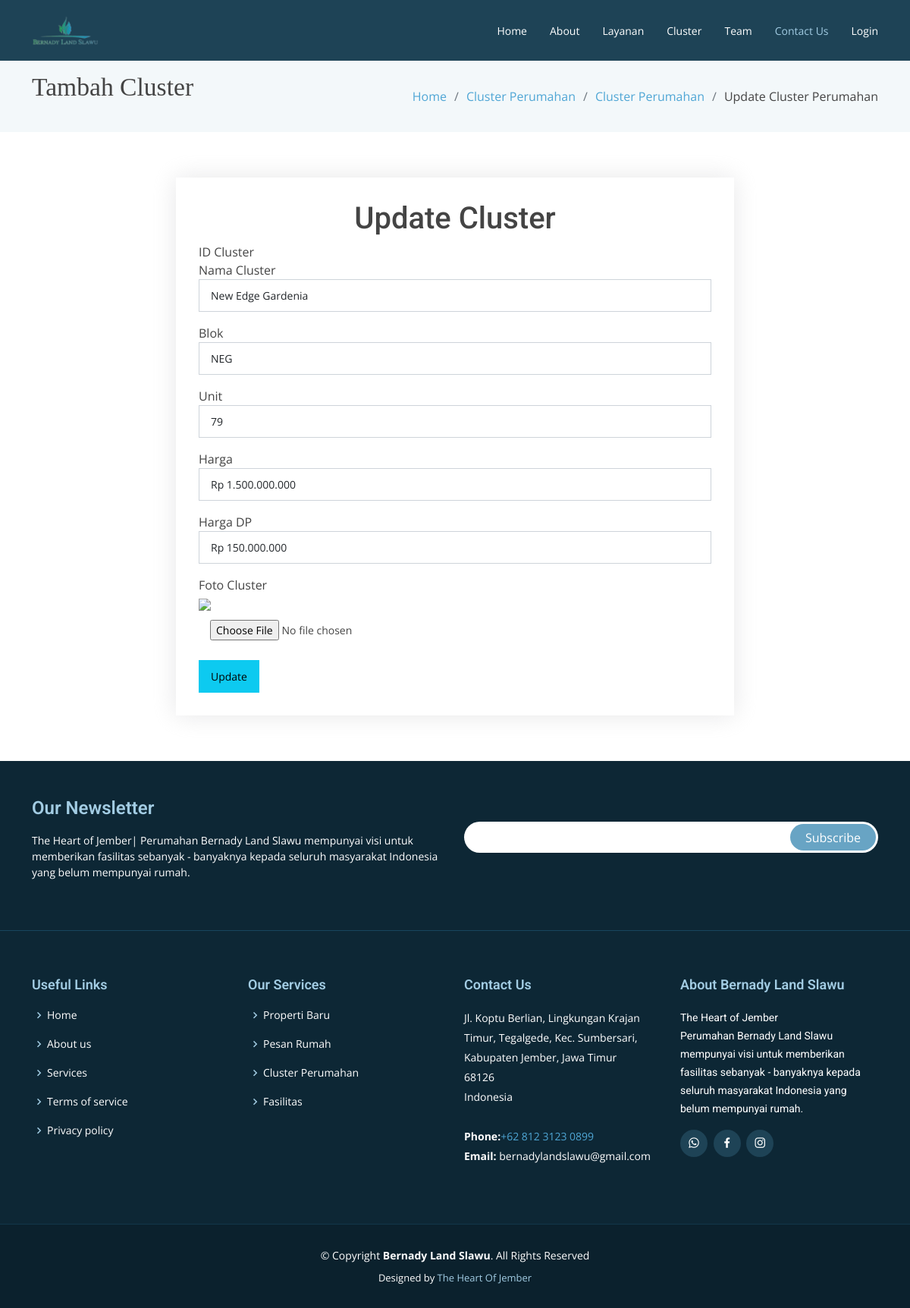
Before: /form-edit-cluster.php?id=37 with the older database file.
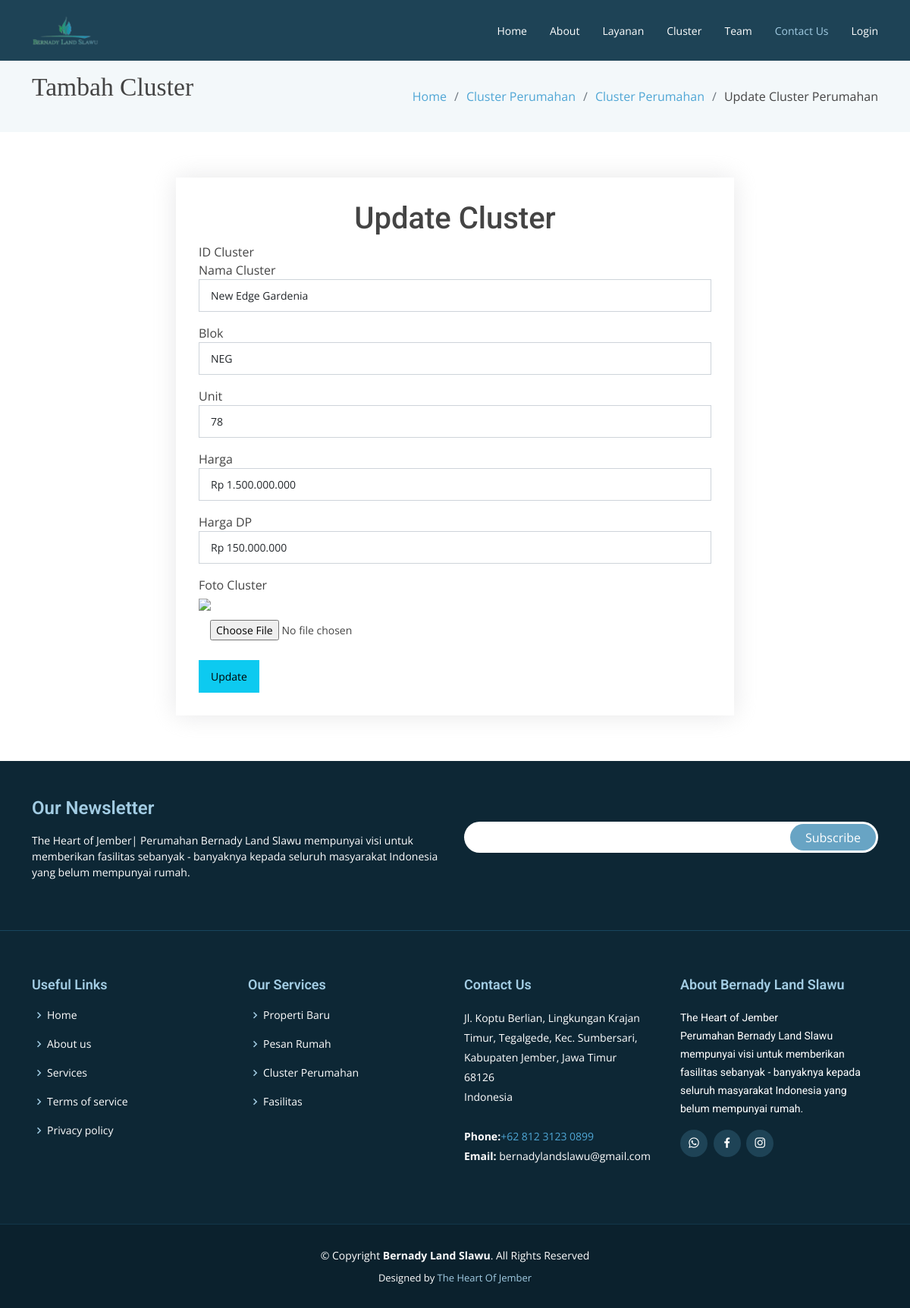
After: the same page with the newer database file.
### tables this page shows
CREATE TABLE `cluster` (
  `id_cluster` int(11) NOT NULL,
  `foto_cluster` varchar(100) NOT NULL,
  `nama_cluster` varchar(100) NOT NULL,
  `blok` varchar(100) NOT NULL,
  `jumlah_unit` int(100) NOT NULL,
  `harga` varchar(100) NOT NULL,
  `harga_dp` varchar(100) NOT NULL,
  `filter` varchar(11) NOT NULL,
  `jenis_cluster` varchar(50) NOT NULL
);

### form-edit-cluster.php (the view, shortened to what the changed rows need)
<?php
require ('koneksi.php');
$clusterId = $_GET['id'];
$query = "SELECT * FROM cluster WHERE id_cluster='$clusterId'";
$result = mysqli_query($koneksi, $query);
while ($row =mysqli_fetch_array($result)){
  $nama_cluster = $row['nama_cluster'];
  $blok = $row['blok'];
  $jumlah_unit = $row['jumlah_unit'];
  $harga = $row['harga'];
  $hargaDp= $row['harga_dp'];
}
?>
<!DOCTYPE html>
<html lang="en">
<head>
  <link href="vendor/animate.css/animate.min.css" rel="stylesheet">
  <link href="vendor/aos/aos.css" rel="stylesheet">
  <link href="vendor/bootstrap/css/bootstrap.min.css" rel="stylesheet">
  <link href="vendor/bootstrap-icons/bootstrap-icons.css" rel="stylesheet">
  <link href="vendor/boxicons/css/boxicons.min.css" rel="stylesheet">
  <link href="vendor/glightbox/css/glightbox.min.css" rel="stylesheet">
  <link href="vendor/swiper/swiper-bundle.min.css" rel="stylesheet">
  <link href="css/style.css" rel="stylesheet">
</head>
<body>
  <main id="main">
    <section class="breadcrumbs">
      <div class="container">
        <div class='d-flex justify-content-between align-items-center'>
          <h2><blockquote>Tambah Cluster</blockquote></h2>
        </div>
      </div>
    </section>
    <section class="contact" data-aos="fade-up" data-aos-easing="ease-in-out" data-aos-duration="500">
      <div class="container">
        <div class="row">
          <div class="col-lg-8 m-auto">
            <form class="php-email-form" action="form-edit-cluster.php" method="POST" enctype="multipart/form-data">
              <div class="row">
                <h1 class="text-center"><span>Update Cluster</span></h1>
                <div class="row-md-6 form-group mb-3">
				<label>Nama Cluster</label>
                  <input class="form-control" type="text" name="txt_namacluster" value="<?php echo $nama_cluster; ?>" autofocus=""/>
                </div>
                <div class="row-md-6 form-group mb-3">
				<label>Blok</label>
         <input class="form-control" type="text" name="txt_blok" value="<?php echo $blok; ?>" />
                </div>
                <div class="row-md-6 form-group mb-3">
                  <label>Unit</label>
         <input class="form-control" type="text" name="jumlah_unit" value="<?php echo $jumlah_unit; ?>" />
                </div>
                <div class="row-md-6 form-group mt-3 mt-md-0 mb-3">
                  <label>Harga</label>
         <input class="form-control" type="text" name="harga" value="<?php echo $harga; ?>"/>
                </div>
                <div class="row-md-6 form-group mt-3 mt-md-0 mb-3">
                  <label>Harga DP</label>
         <input class="form-control" type="text" name="harga_dp" value="<?php echo $hargaDp; ?>" />
                </div>
                </div>
              </div>
          </div>
      </div>
    </section>
  </main>
</body>
</html>

Changed rows visible on the page:
changed cluster "New Edge Gardenia": jumlah_unit "79" → "78"
